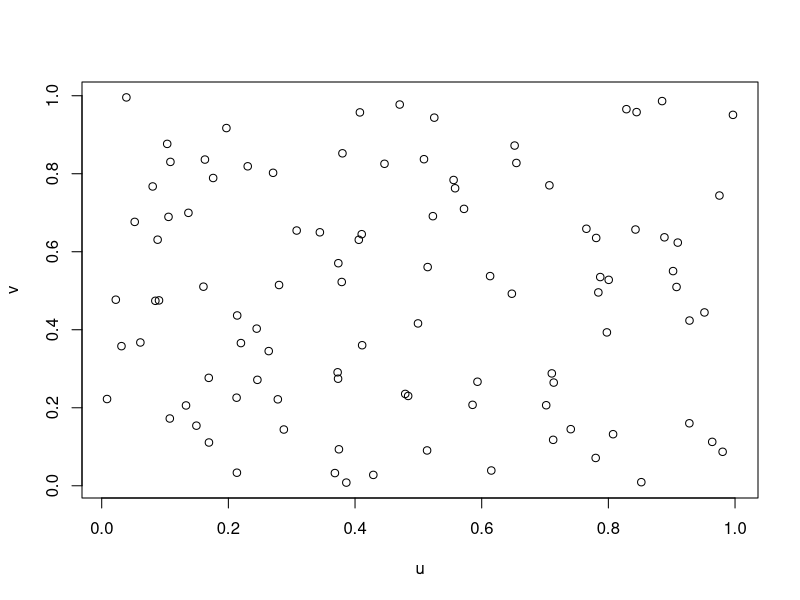

Write R code to recreate this figure. (Note: this script raises an error after producing the figure.)
simuRejec <- function(u, v, k){
  val = FALSE
  if ((u^(1/k) + v^(1/k))<=1) {
    val = TRUE
  }
  val
}

# simulation de U
u = runif(min = 0, max = 1, n = 100)
v = runif(min = 0, max = 1, n = 100)
points <- data.frame(u,v)
plot(points)
# simulation de V [0, (u - 1^(1/k))^k]

for (k in 1:9){
  for (i in 1:100){
    v = runif(min = 0, max = (1 - u[i]^(1/k))^k, n = 100)
    simuRejec(u,v,k)
  }
}